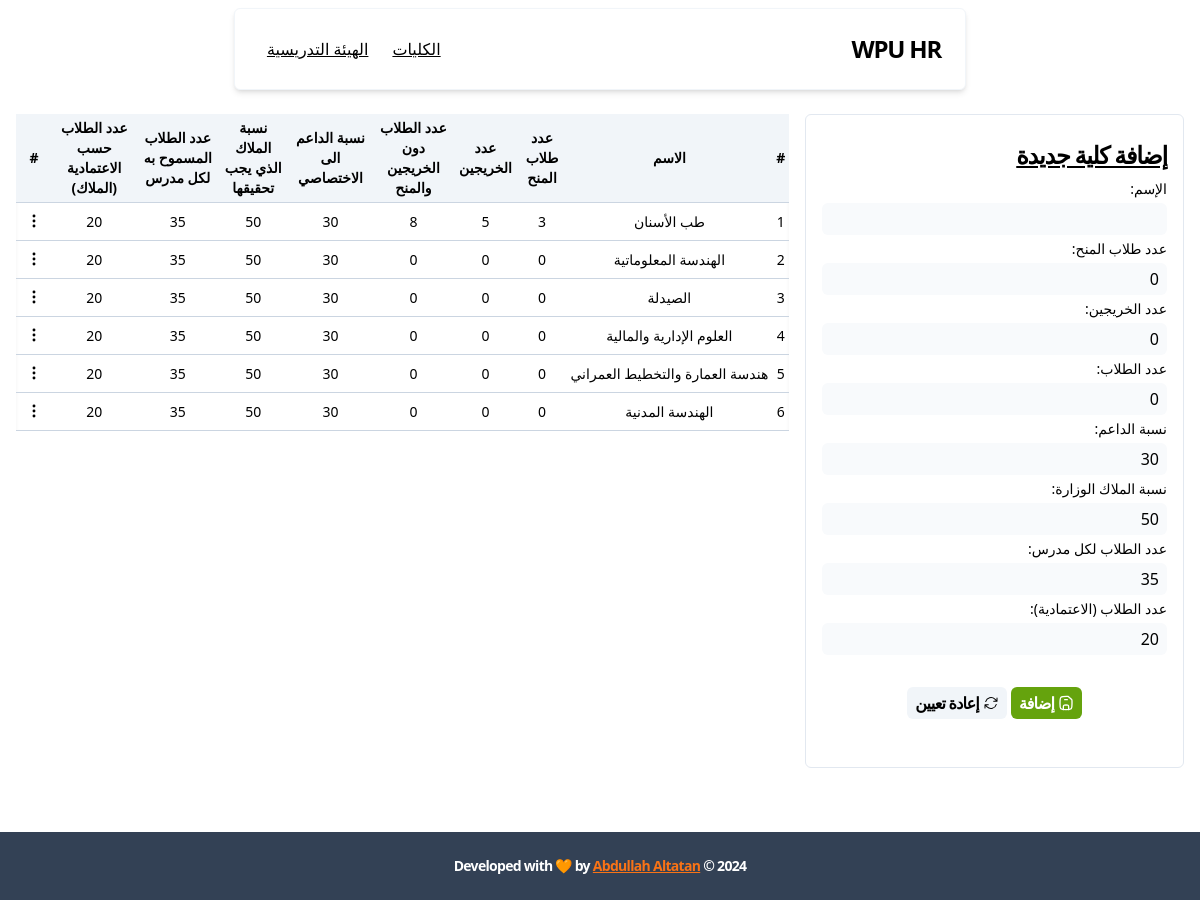
The app's page /faculties/ with its own data.
### apps/faculties/models.py (models this page shows, shortened)
class Faculty(models.Model):
    class Meta:
        verbose_name_plural = 'Faculties'
    name = models.CharField(max_length=255, unique=True, verbose_name='الإسم')
    count_of_scholarship_students = models.PositiveBigIntegerField(
        default=0,
        validators=count_validator,
        help_text="عدد طلاب المنح",
        verbose_name='عدد طلاب المنح'
    )
    count_of_graduates = models.PositiveBigIntegerField(
        default=0,
        validators=count_validator,
        help_text="عدد الخريجين",
        verbose_name="عدد الخريجين",
    )
    count_of_students = models.PositiveBigIntegerField(
        default=0,
        validators=count_validator,
        help_text="عدد الطلاب دون الخريجين والمنح",
        verbose_name="عدد الطلاب",
    )
    ratio_specialist_support = models.PositiveBigIntegerField(
        default=30,
        validators=rate_validator,
        help_text='نسبة الداعم الى الاختصاصي',
        verbose_name='نسبة الداعم',
    )
    ratio = models.PositiveBigIntegerField(
        default=50,
        validators=rate_validator,
        help_text='نسبة الملاك الذي يجب تحقيقها',
        verbose_name='نسبة الملاك الوزارة',
    )
    ratio_count = models.PositiveBigIntegerField(
        default=35,
        validators=count_validator,
        help_text='عدد الطلاب المسموح به لكل مدرس',
        verbose_name='عدد الطلاب لكل مدرس',
    )
    ratio_staff_count = models.PositiveBigIntegerField(
        default=20,
        validators=count_validator,
        help_text='عدد الطلاب حسب الاعتمادية (الملاك)',
        verbose_name='عدد الطلاب (الاعتمادية)',
    )

### apps/faculties/views.py (the view)
# urls.py: path('', view=views.index, name='index'),
def index(request: HttpRequest) -> HttpResponse:
    faculties = models.Faculty.objects.all()
    form = forms.FacultyForm()
    context = {
        'faculties': faculties,
        'form': form,
    }
    return render(request, 'faculties/index.html', context)

### apps/faculties/forms.py
class FacultyForm(forms.ModelForm):
    class Meta:
        model = models.Faculty
        fields = '__all__'

### templates/faculties/index.html (shortened to what this page needs)
{% extends 'base.html' %}
{% block body %}
  <div class="relative grid grid-cols-3 gap-4">
    <div class="col-span-1">
      {% include 'faculties/partials/add-faculty-form.html' %}
    </div>
    <div class="col-span-2">
      {% include 'faculties/partials/faculties-table.html' %}
    </div>
  </div>
{% endblock %}

### templates/faculties/partials/faculties-table.html
<div id="faculties-table" class="overflow-auto animate-fade">
  <table class="custom-table">
    <thead>
      <tr>
        <th>#</th>
        <th>الاسم</th>
        <th>عدد طلاب المنح</th>
        <th>عدد الخريجين</th>
        <th>عدد الطلاب دون الخريجين والمنح</th>
        <th>نسبة الداعم الى الاختصاصي</th>
        <th>نسبة الملاك الذي يجب تحقيقها</th>
        <th>عدد الطلاب المسموح به لكل مدرس</th>
        <th>عدد الطلاب حسب الاعتمادية (الملاك)</th>
        <th>#</th>
      </tr>
    </thead>
    <tbody>
      {% for faculty in faculties %}
      <tr id="faculty-{{ faculty.id }}" class="animate-fade">
        <td>{{ forloop.counter }}</td>
        <td>{{ faculty.name }}</td>
        <td>{{ faculty.count_of_scholarship_students }}</td>
        <td>{{ faculty.count_of_graduates }}</td>
        <td>{{ faculty.count_of_students }}</td>
        <td>{{ faculty.ratio_specialist_support }}</td>
        <td>{{ faculty.ratio }}</td>
        <td>{{ faculty.ratio_count }}</td>
        <td>{{ faculty.ratio_staff_count }}</td>
        <td>{% include 'faculties/partials/context-menu.html' %}</td>
      </tr>
      {% endfor %}
    </tbody>
  </table>
</div>

### templates/faculties/partials/context-menu.html (shortened to what this page needs)
<div class="context">
  <button class="context__btn">
    {% include 'includes/icons/dots.html' with ratio="1.25rem" %}
  </button>
</div>

### templates/includes/icons/dots.html
<svg xmlns="http://www.w3.org/2000/svg" width="{{ ratio }}" height="{{ ratio }}" viewBox="0 0 24 24">
	<rect width="24" height="24" fill="none" />
	<path fill="none" stroke="currentColor" stroke-linecap="round" stroke-linejoin="round" stroke-width="2" d="M12 6.75a.75.75 0 1 1 0-1.5a.75.75 0 0 1 0 1.5m0 6a.75.75 0 1 1 0-1.5a.75.75 0 0 1 0 1.5m0 6a.75.75 0 1 1 0-1.5a.75.75 0 0 1 0 1.5" />
</svg>

### static/css/styles.css (style rules this page uses)
html, :host { line-height: 1.5; -webkit-text-size-adjust: 100%; -moz-tab-size: 4; -o-tab-size: 4; tab-size: 4; font-family: ui-sans-serif, system-ui, sans-serif, "Apple Color Emoji", "Segoe UI Emoji", "Segoe UI Symbol", "Noto Color Emoji"; font-feature-settings: normal; font-variation-settings: normal; -webkit-tap-highlight-color: transparent; }
body { margin: 0; line-height: inherit; }
table { text-indent: 0; border-color: inherit; border-collapse: collapse; }
button, input, optgroup, select, textarea { font-family: inherit; font-feature-settings: inherit; font-variation-settings: inherit; font-size: 100%; font-weight: inherit; line-height: inherit; letter-spacing: inherit; color: inherit; margin: 0; padding: 0; }
button, select { text-transform: none; }
button, input:where([type='button']), input:where([type='reset']), input:where([type='submit']) { -webkit-appearance: button; background-color: transparent; background-image: none; }
input::placeholder, textarea::placeholder { opacity: 1; color: #9ca3af; }
button, [role="button"] { cursor: pointer; }
img, svg, video, canvas, audio, iframe, embed, object { display: block; vertical-align: middle; }
.relative { position: relative; }
.col-span-1 { grid-column: span 1 / span 1; }
.col-span-2 { grid-column: span 2 / span 2; }
.grid { display: grid; }
.grid-cols-3 { grid-template-columns: repeat(3, minmax(0, 1fr)); }
.gap-4 { gap: 1rem; }
.overflow-auto { overflow: auto; }

### static/css/animations.css (style rules this page uses)
.animate-fade { animation: fade 300ms; }

### records on screen
Faculty: name "طب الأسنان", count_of_scholarship_students "3", count_of_graduates "5", count_of_students "8", ratio_specialist_support "30", ratio "50", ratio_count "35", ratio_staff_count "20"
Faculty: name "الهندسة المعلوماتية", count_of_scholarship_students "0", count_of_graduates "0", count_of_students "0", ratio_specialist_support "30", ratio "50", ratio_count "35", ratio_staff_count "20"
Faculty: name "الصيدلة", count_of_scholarship_students "0", count_of_graduates "0", count_of_students "0", ratio_specialist_support "30", ratio "50", ratio_count "35", ratio_staff_count "20"
Faculty: name "العلوم الإدارية والمالية", count_of_scholarship_students "0", count_of_graduates "0", count_of_students "0", ratio_specialist_support "30", ratio "50", ratio_count "35", ratio_staff_count "20"
Faculty: name "هندسة العمارة والتخطيط العمراني", count_of_scholarship_students "0", count_of_graduates "0", count_of_students "0", ratio_specialist_support "30", ratio "50", ratio_count "35", ratio_staff_count "20"
Faculty: name "الهندسة المدنية", count_of_scholarship_students "0", count_of_graduates "0", count_of_students "0", ratio_specialist_support "30", ratio "50", ratio_count "35", ratio_staff_count "20"
